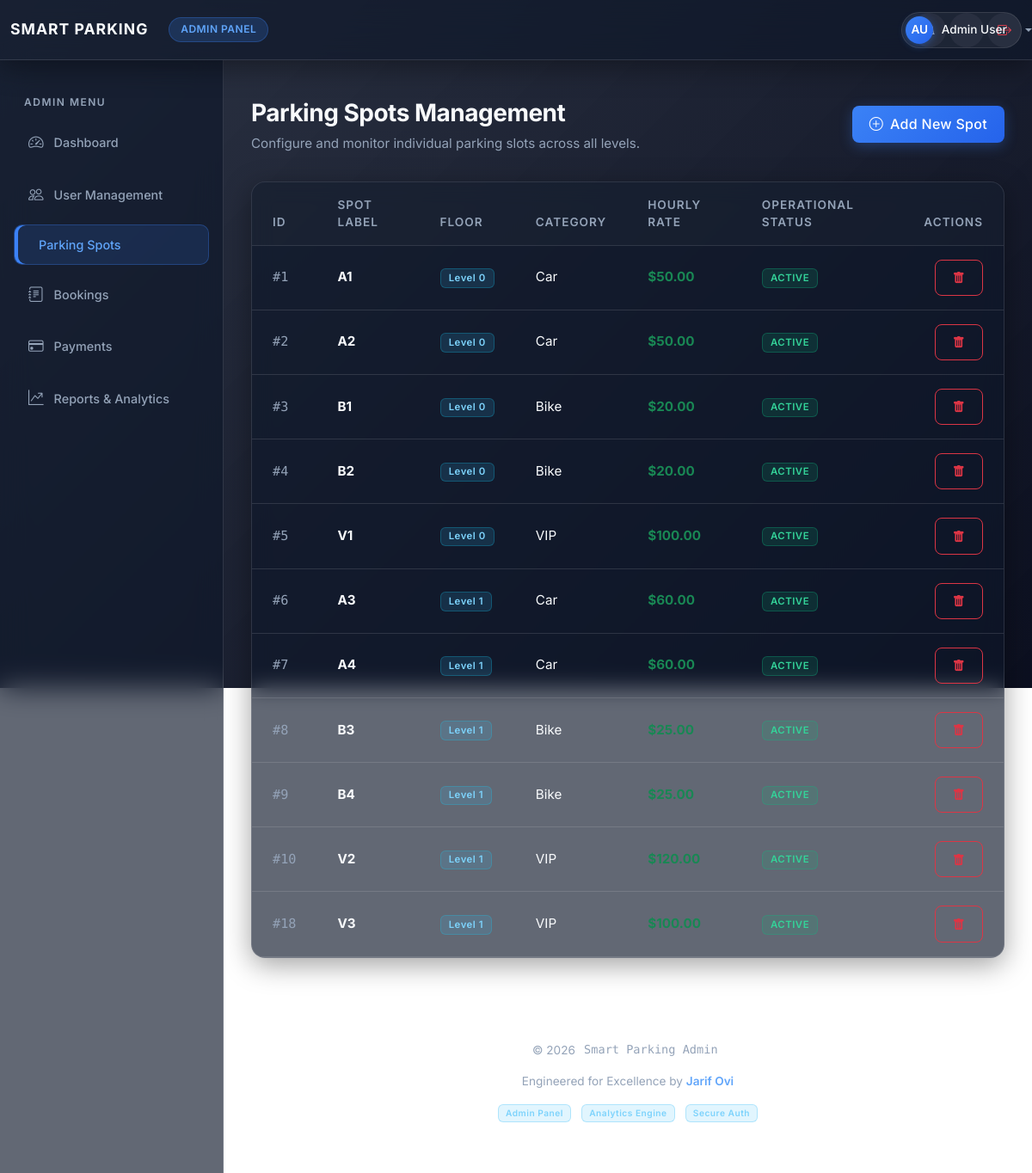
Screenshot of /admin_parking_spot_management.php (signed in) with the database file from the repository.
### tables this page shows
CREATE TABLE `users` (
  `id` int(11) NOT NULL,
  `full_name` varchar(100) NOT NULL,
  `email` varchar(120) NOT NULL,
  `password_hash` varchar(255) NOT NULL,
  `is_admin` tinyint(1) NOT NULL DEFAULT 0,
  `created_at` datetime NOT NULL DEFAULT current_timestamp()
);

CREATE TABLE `parking_spots` (
  `id` int(11) NOT NULL,
  `spot_number` varchar(10) NOT NULL,
  `floor_number` int(11) NOT NULL DEFAULT 0,
  `spot_type` enum('Car','Bike','VIP') NOT NULL,
  `hourly_rate` decimal(10,2) NOT NULL,
  `is_active` tinyint(1) NOT NULL DEFAULT 1
);

### helper_authentication.php (called while the page is built, shortened)
<?php
function userIsLoggedIn(): bool {
    return isset($_SESSION['user_id']);
}
function getLoggedUser(mysqli $databaseConnection): ?array {
    $id = (int)$_SESSION['user_id'];
    $result = $databaseConnection->query("SELECT * FROM users WHERE id = $id LIMIT 1");
    return $result && $result->num_rows ? $result->fetch_assoc() : null;
}
?>

### admin_parking_spot_management.php (the view, shortened to what this page needs)
<?php
$sidebarKey = 'admin_spots';
require_once 'helper_layout_admin.php';
$result = $databaseConnection->query("
    SELECT * FROM parking_spots
    ORDER BY floor_number, spot_number
");
?>
<div class="page-header-main d-flex justify-content-between align-items-center">
    <div>
        <div class="page-header-title">Parking Spots Management</div>
        <div class="page-header-sub">Configure and monitor individual parking slots across all levels.</div>
    </div>
    <a href="admin_parking_spot_create.php" class="btn btn-primary">
        <i class="bi bi-plus-circle me-2"></i>Add New Spot
    </a>
</div>
<div class="card">
    <div class="card-body p-0">
        <div class="table-responsive">
            <table class="table mb-0">
                <thead>
                <tr>
                    <th>ID</th>
                    <th>Spot Label</th>
                    <th>Floor</th>
                    <th>Category</th>
                    <th>Hourly Rate</th>
                    <th>Operational Status</th>
                    <th class="text-end">Actions</th>
                </tr>
                </thead>
                <tbody>
                <?php if ($result && $result->num_rows): ?>
                    <?php while ($row = $result->fetch_assoc()): ?>
                        <tr>
                            <td>#<?php echo (int)$row['id']; ?></td>
                            <td><span class="fw-bold"><?php echo htmlspecialchars($row['spot_number']); ?></span></td>
                            <td><span class="badge bg-opacity-10 bg-info text-info border border-info border-opacity-25">Level <?php echo (int)$row['floor_number']; ?></span></td>
                            <td><?php echo htmlspecialchars($row['spot_type']); ?></td>
                            <td><span class="text-success fw-bold">$<?php echo number_format($row['hourly_rate'], 2); ?></span></td>
                            <td>
                                <?php if ($row['is_active']): ?>
                                    <span class="badge bg-success">ACTIVE</span>
                                <?php else: ?>
                                    <span class="badge bg-danger">DISABLED</span>
                                <?php endif; ?>
                            </td>
                            <td class="text-end">
                                <a href="admin_parking_spot_management.php?delete=<?php echo (int)$row['id']; ?>&deleted=1"
                                   class="btn btn-sm btn-outline-danger"
                                   onclick="return confirm('Permanently delete this parking spot?');"
                                   title="Delete Spot">
                                    <i class="bi bi-trash-fill"></i>
                                </a>
                            </td>
                        </tr>
                    <?php endwhile; ?>
                <?php endif; ?>
                </tbody>
            </table>
        </div>
    </div>
</div>

### helper_layout_admin.php (shortened to what this page needs)
<?php
require_once 'helper_authentication.php';
$loggedUser = getLoggedUser($databaseConnection);
$initials = '';
if (!empty($loggedUser['full_name'])) {
    $parts = explode(' ', $loggedUser['full_name']);
    $initials = strtoupper(substr($parts[0], 0, 1) . (isset($parts[1]) ? substr($parts[1], 0, 1) : ''));
}
?>
<!doctype html>
<html lang="en">
<head>
    <link href="https://cdn.jsdelivr.net/npm/bootstrap@5.3.2/dist/css/bootstrap.min.css" rel="stylesheet">
    <link rel="stylesheet" href="https://cdn.jsdelivr.net/npm/bootstrap-icons@1.11.3/font/bootstrap-icons.css">
    <link rel="stylesheet" href="ui_theme_main.css">
</head>
<body>
<nav class="navbar navbar-expand-lg navbar-dark sp-navbar fixed-top">
    <div class="container-fluid">
        <div class="d-flex align-items-center gap-2">
            <span class="navbar-brand mb-0">Smart Parking</span>
            <span class="brand-pill">Admin Panel</span>
        </div>
        <div class="d-flex align-items-center ms-auto gap-1">
            <button class="icon-button" type="button">
                <i class="bi bi-bell"></i>
            </button>
            <div class="dropdown">
                <button class="icon-button dropdown-toggle p-0" data-bs-toggle="dropdown" type="button">
                    <span class="avatar-pill">
                        <span class="avatar-initials"><?php echo htmlspecialchars($initials ?: 'A'); ?></span>
                        <span class="d-none d-md-inline"><?php echo htmlspecialchars($loggedUser['full_name'] ?? 'Admin'); ?></span>
                    </span>
                </button>
            </div>
            <a href="auth_logout.php" class="icon-button text-danger" title="Logout">
                <i class="bi bi-box-arrow-right"></i>
            </a>
        </div>
    </div>
</nav>
<div class="sidebar-fixed" id="sidebarMenu">
    <div class="sidebar-section-title">Admin Menu</div>
    <a href="admin_dashboard_home.php"
       class="sidebar-link <?php echo ($sidebarKey ?? '') === 'admin_dashboard' ? 'active' : ''; ?>">
        <i class="bi bi-speedometer2"></i><span>Dashboard</span>
    </a>
    <a href="admin_user_management.php"
       class="sidebar-link <?php echo ($sidebarKey ?? '') === 'admin_users' ? 'active' : ''; ?>">
        <i class="bi bi-people"></i><span>User Management</span>
    </a>
    <a href="admin_parking_spot_management.php"
       class="sidebar-link <?php echo ($sidebarKey ?? '') === 'admin_spots' ? 'active' : ''; ?>">
        <i class="bi bi-parking"></i><span>Parking Spots</span>
    </a>
    <a href="admin_booking_management.php"
       class="sidebar-link <?php echo ($sidebarKey ?? '') === 'admin_bookings' ? 'active' : ''; ?>">
        <i class="bi bi-journal-text"></i><span>Bookings</span>
    </a>
    <a href="admin_payment_management.php"
       class="sidebar-link <?php echo ($sidebarKey ?? '') === 'admin_payments' ? 'active' : ''; ?>">
        <i class="bi bi-credit-card"></i><span>Payments</span>
    </a>
    <a href="admin_report_analytics.php"
       class="sidebar-link <?php echo ($sidebarKey ?? '') === 'admin_reports' ? 'active' : ''; ?>">
        <i class="bi bi-graph-up-arrow"></i><span>Reports &amp; Analytics</span>
    </a>
</div>
<div class="content-area">
    <main class="page-content">

### rows the page displays
users: full_name "AU", full_name "Admin User"
parking_spots: id "1", spot_number "A1", floor_number "0", spot_type "Car", hourly_rate "50.00", is_active "ACTIVE"
parking_spots: id "2", spot_number "A2", floor_number "0", spot_type "Car", hourly_rate "50.00", is_active "ACTIVE"
parking_spots: id "3", spot_number "B1", floor_number "0", spot_type "Bike", hourly_rate "20.00", is_active "ACTIVE"
parking_spots: id "4", spot_number "B2", floor_number "0", spot_type "Bike", hourly_rate "20.00", is_active "ACTIVE"
parking_spots: id "5", spot_number "V1", floor_number "0", spot_type "VIP", hourly_rate "100.00", is_active "ACTIVE"
parking_spots: id "6", spot_number "A3", floor_number "1", spot_type "Car", hourly_rate "60.00", is_active "ACTIVE"
parking_spots: id "7", spot_number "A4", floor_number "1", spot_type "Car", hourly_rate "60.00", is_active "ACTIVE"
parking_spots: id "8", spot_number "B3", floor_number "1", spot_type "Bike", is_active "ACTIVE"
parking_spots: id "9", spot_number "B4", floor_number "1", spot_type "Bike", is_active "ACTIVE"
parking_spots: id "10", spot_number "V2", floor_number "1", spot_type "VIP", is_active "ACTIVE"
parking_spots: id "18", spot_number "V3", floor_number "1", spot_type "VIP", is_active "ACTIVE"
